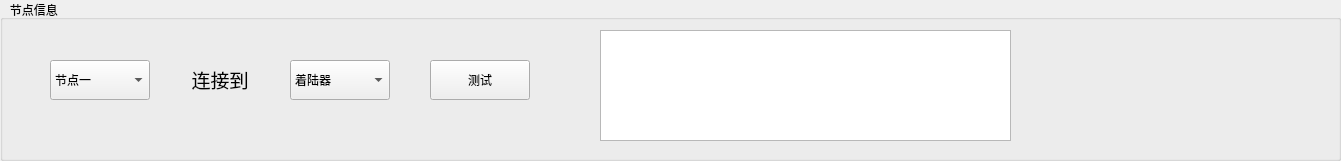
   <widget class="QGroupBox" name="groupBox_segment_conf">
    <property name="geometry">
     <rect>
      <x>10</x>
      <y>610</y>
      <width>1341</width>
      <height>161</height>
     </rect>
    </property>
    <property name="title">
     <string>   节点信息</string>
    </property>
    <widget class="QComboBox" name="comboBox_sendPing">
     <property name="geometry">
      <rect>
       <x>50</x>
       <y>60</y>
       <width>100</width>
       <height>40</height>
      </rect>
     </property>
     <property name="currentIndex">
      <number>0</number>
     </property>
     <item>
      <property name="text">
       <string>节点一</string>
      </property>
     </item>
     <item>
      <property name="text">
       <string>节点二</string>
      </property>
     </item>
     <item>
      <property name="text">
       <string>节点三</string>
      </property>
     </item>
     <item>
      <property name="text">
       <string>节点四</string>
      </property>
     </item>
     <item>
      <property name="text">
       <string>着陆器</string>
      </property>
     </item>
     <item>
      <property name="text">
       <string>实验室</string>
      </property>
     </item>
    </widget>
    <widget class="QComboBox" name="comboBox_receivePing">
     <property name="geometry">
      <rect>
       <x>290</x>
       <y>60</y>
       <width>100</width>
       <height>40</height>
      </rect>
     </property>
     <property name="currentIndex">
      <number>4</number>
     </property>
     <item>
      <property name="text">
       <string>节点一</string>
      </property>
     </item>
     <item>
      <property name="text">
       <string>节点二</string>
      </property>
     </item>
     <item>
      <property name="text">
       <string>节点三</string>
      </property>
     </item>
     <item>
      <property name="text">
       <string>节点四</string>
      </property>
     </item>
     <item>
      <property name="text">
       <string>着陆器</string>
      </property>
     </item>
     <item>
      <property name="text">
       <string>实验室</string>
      </property>
     </item>
    </widget>
    <widget class="QLabel" name="label">
     <property name="geometry">
      <rect>
       <x>170</x>
       <y>60</y>
       <width>100</width>
       <height>40</height>
      </rect>
     </property>
     <property name="text">
      <string>&lt;html&gt;&lt;head/&gt;&lt;body&gt;&lt;p align=&quot;center&quot;&gt;&lt;span style=&quot; font-size:14pt;&quot;&gt;连接到&lt;/span&gt;&lt;/p&gt;&lt;/body&gt;&lt;/html&gt;</string>
     </property>
    </widget>
    <widget class="QPlainTextEdit" name="plainTextEdit_pingInfo">
     <property name="geometry">
      <rect>
       <x>600</x>
       <y>30</y>
       <width>411</width>
       <height>111</height>
      </rect>
     </property>
    </widget>
    <widget class="QPushButton" name="pushButton_pingTest">
     <property name="geometry">
      <rect>
       <x>430</x>
       <y>60</y>
       <width>100</width>
       <height>40</height>
      </rect>
     </property>
     <property name="text">
      <string>测试</string>
     </property>
    </widget>
   </widget>
